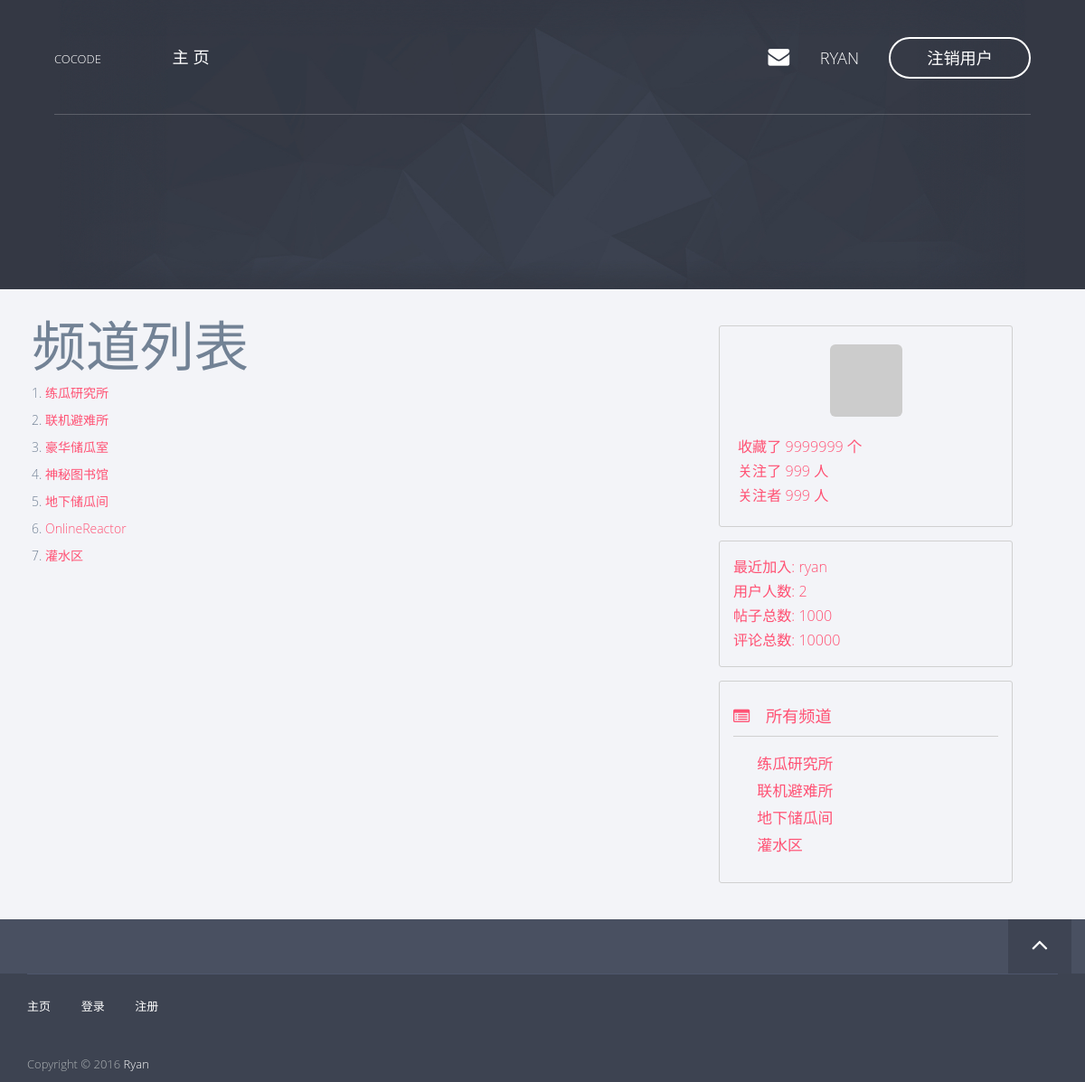
Page /channel/list (signed in) on the earlier database version.
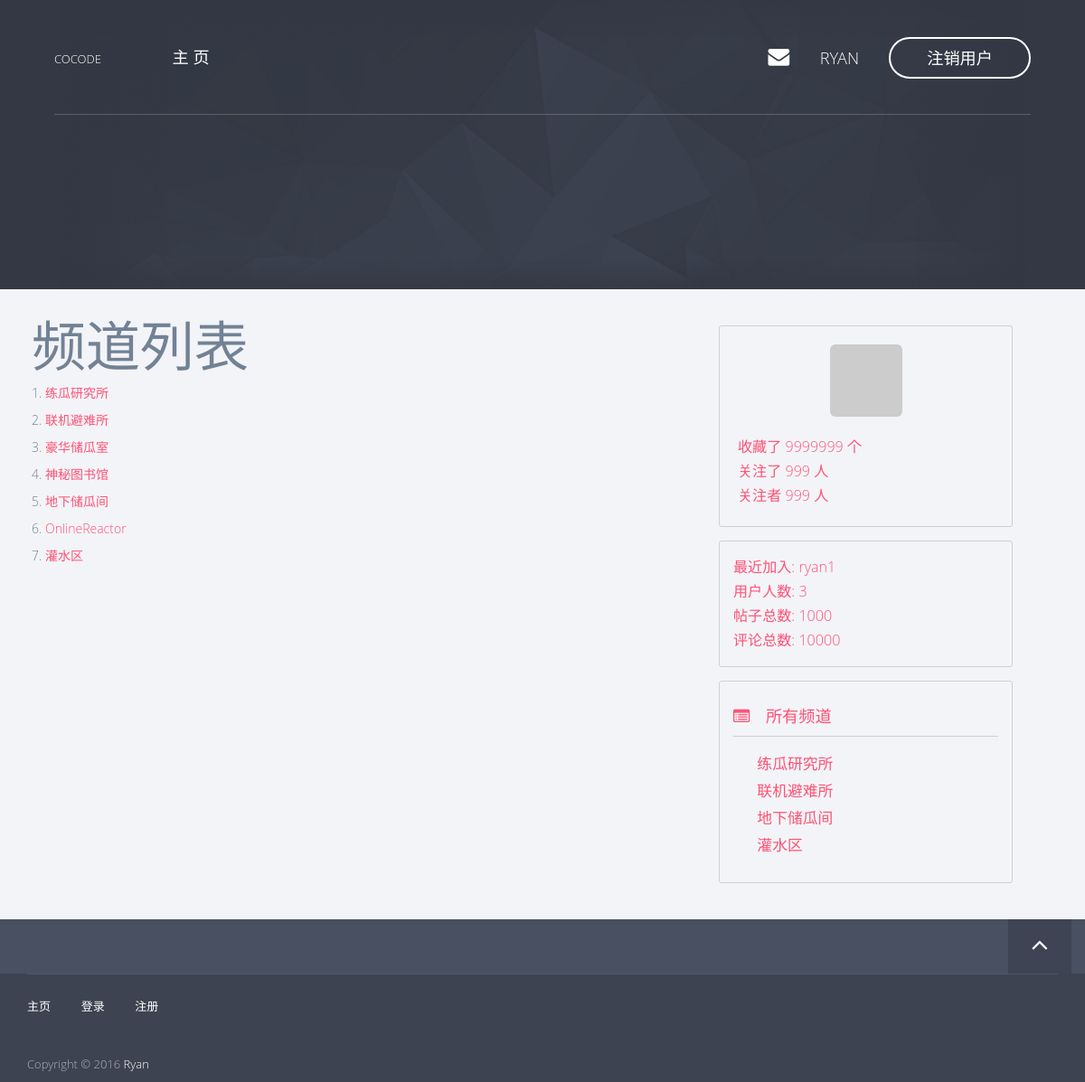
Same page on the later database version.
### app/models/user.py (models this page shows, shortened)
class User(db.Model, Model):
    __tablename__ = 'users'
    id = db.Column(db.Integer, primary_key=True)
    username = db.Column(db.String(), unique=True)
    password_hash = db.Column(db.String())
    email = db.Column(db.String(), unique=True)
    avatar_hash = db.Column(db.String())
    created_time = db.Column(db.DateTime(timezone=True),
                             default=sql.func.now())
    role_id = db.Column(db.Integer, db.ForeignKey('roles.id'))
    posts = db.relationship('Post', backref='author')
    comments = db.relationship('Comment', backref='author')
    @property
    def password(self):
        raise AttributeError('password is not readable')
    def is_admin(self):
        return self.role.permissions == 0xff
    def gravatar(self, size=100, default='identicon', rating='g'):
        from flask import request
        gravatar_url = 'secure.gravatar.com/avatar'
        if request.is_secure:
            url = 'https://' + gravatar_url
        else:
            url = 'http://' + gravatar_url
        hash = self.avatar_hash or md5(self.email.encode('utf-8')).hexdigest()
        return '{url}/{hash}?s={size}&d={default}&r={rating}'.format(url=url,
                                                                     hash=hash,
                                                                     size=size,
                                                                     default=default,
                                                                     rating=rating)

### app/views.py (the view)
@app.route('/channel/list')
def channels():
    channels = Channel.query.all()
    return render_template('channels.html',
                           channels=channels)

### app/__init__.py (called while the page is built)
@app.context_processor
def current_user_processor():
    return dict(current_user=current_user())

@app.context_processor
def channel_processor():
    channels = Channel.query.all()
    permissions = [
        ChannelPermission.NORMAL,
        ChannelPermission.ADMIN,
    ]
    dic = {
        'channels': channels,
        'permissions': permissions,
    }
    return dict(**dic)

@app.context_processor
def user_processor():
    user_count = User.query.count()
    new_user = User.query.order_by(User.created_time.desc()).first()
    return dict(new_user=new_user,
                user_count=user_count)

### app/models/channel.py (called while the page is built)
    def is_admin(self):
        return self.permission == ChannelPermission.ADMIN[0]

### app/models/user.py (called while the page is built)
def current_user():
    id = session.get('user_key', None)
    user = None
    if id is not None:
        user = User.query.get(id)
    return user

### app/templates/channels.html (shortened to what this page needs)
{% extends 'base8-4.html' %}
{% block page_content %}
    <h1>频道列表</h1>
    {% for c in channels %}
        <p>{{ c.id }}. <a href="/channel/{{ c.id }}">{{ c.name }}</a></p>
    {% endfor %}
{% endblock %}

### app/templates/base.html (shortened to what this page needs)
<!doctype html>
 <html class="no-js" lang="">
{% block head %}
<head>
<link rel="stylesheet" href="../static/css/normalize.min.css">
<link rel="stylesheet" href="../static/css/bootstrap.min.css">
<link rel="stylesheet" href="../static/css/jquery.fancybox.css">
<link rel="stylesheet" href="../static/css/flexslider.css">
<link rel="stylesheet" href="../static/css/styles.css">
<link rel="stylesheet" href="../static/css/queries.css">
<link rel="stylesheet" href="../static/css/etline-font.css">
<link rel="stylesheet" href="../static/bower_components/animate.css/animate.min.css">
<link rel="stylesheet" href="../static/css/font-awesome.min.css">
</head>
{% endblock %}
<body id="top">
    {% block navbar %}
        <section class="hero">
            <section class="navigation">
                <header>
                    <div class="header-content">
                        <div class="logo"><a href="/">COCODE</a></div>
                        <div class="header-nav">
                            <nav>
                                <ul class="primary-nav">
                                    <li><a href="/">主&nbsp;页</a></li>
                                </ul>
                                <ul class="member-actions">
                                    {% if current_user is none %}
                                    <li><a href="/login" class="login">登&nbsp;录</a></li>
                                    <li><a href="/register" class="btn-white btn-small">注&nbsp;册</a></li>
                                    {% else %}
                                    <li><a href="#"><i class="fa fa-envelope hero-nav"></i></a></li>
                                    <li><a href="/profile/{{ current_user.username }}" class="hero-nav">{{ current_user.username }} &nbsp;</a></li>
                                    <li><a href="/logout" class="btn-white btn-small">注销用户</a></li>
                                    {% endif %}
                                </ul>
                            </nav>
                        </div>
                    </div>
                </header>
            </section>
        </section>
    {% endblock %}
    <section class="content">
        {% block content%}
        {% endblock %}
    </section>
    <section class="to-top">
        <div class="container">
            <div class="row">
                <div class="to-top-wrap">
                    {% block to_top %}
                    <a href="#top" class="top"><i class="fa fa-angle-up"></i></a>
                    {% endblock %}
                </div>
            </div>
        </div>
    </section>
    <footer>
        <div class="container">
            <div class="row">
                <div class="col-md-12">
                    <div class="footer-links">
                        <ul class="footer-group">
                            <li><a href="/">主页</a></li>
                            <li><a href="/login">登录</a></li>
                            <li><a href="/register">注册</a></li>
                        </ul>
                        <p>Copyright © 2016 <a href="/">Ryan</a><br></p>
                    </div>
                </div>
            </div>
        </div>
    </footer>
</body>
</html>

### app/templates/_bbs_info.html
<div class="col-md-10 forum-info">
    <div class="forum-info-item">最近加入: <a href="/profile/{{ new_user.username }}">{{ new_user.username }}</a></div>
    <div class="forum-info-item">用户人数: {{ user_count }}</div>
    <div class="forum-info-item">帖子总数: 1000 </div>
    <div class="forum-info-item">评论总数: 10000 </div>
</div>

Differences in the rows shown:
added User: username "ryan1"
Other differences:
{{ user_count }}: "2" → "3"
{{ new_user.username }}: "ryan" → "ryan1"
